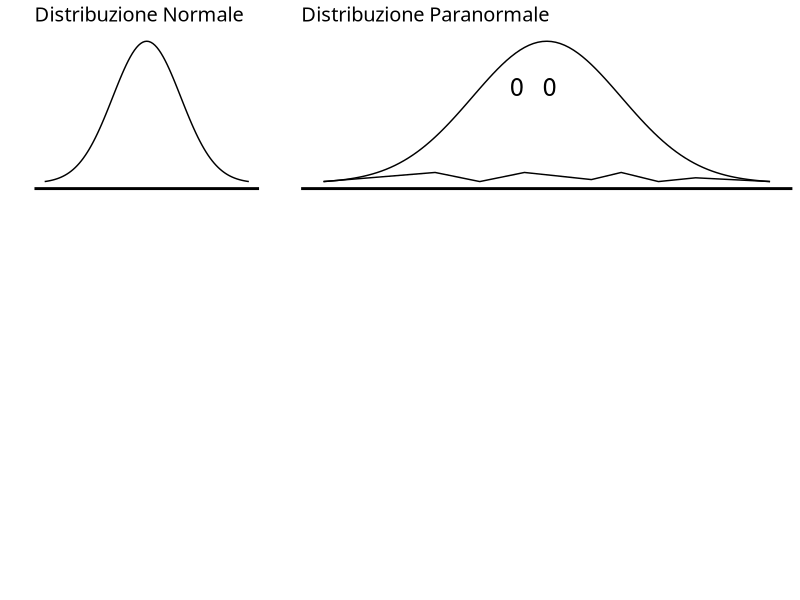

Generate this figure with R:
library(ggplot2)
library(gridExtra)

theme_clean <- theme(
  panel.background = element_rect(fill="white"),
  panel.grid.major = element_blank(), 
  panel.grid.minor = element_blank(),
  axis.text.y = element_text(colour=NA), 
  axis.text.x = element_blank(),
  axis.ticks = element_blank(), 
  axis.title.y = element_blank(),
  axis.title.x = element_blank(),
  axis.line = element_line(colour = "black", linetype = "solid", size = 1),
  axis.line.y = element_blank(),
  text = element_text(size=12, family="Droid Sans")
)

p1 <- ggplot(data.frame(x = c(-3, 3)), aes(x)) + stat_function(fun = dnorm) + labs(title = "Distribuzione Normale") + theme_clean
a <- c(-3, -1.5, -0.9, -0.3, 0.6, 1, 1.5, 2, 3)
b <- c(0.004431848, 0.03, 0.0044, 0.03, 0.01, 0.030, 0.0044, 0.015, 0.004431848)
data <- data.frame(a = a, b = b)
c <- c(-0.40, 0.04)
d <- c(0.27, 0.27)
data2 <- data.frame(c = c, d = d)
q <- ggplot(data, aes(x=a, y=b)) + geom_line()
p2 <- q + stat_function(fun = dnorm) + geom_point(data = data2, aes(x=c, y=d), pch=0x30, size=6) + labs(title = "Distribuzione Paranormale") + theme_clean
png(file="paranormald.png", width = 322, height = 555)
grid.arrange(p1, p2, heights=1:2, widths=1:2)
dev.off()
